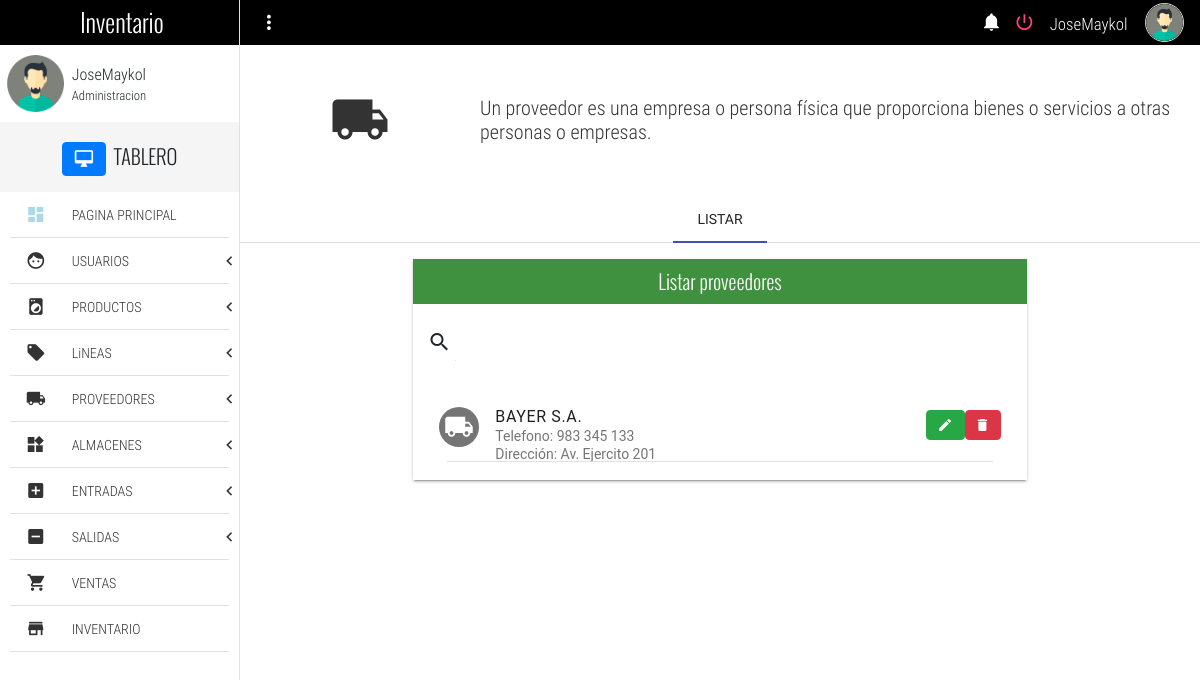
The app's page /listProvider (signed in), older data.
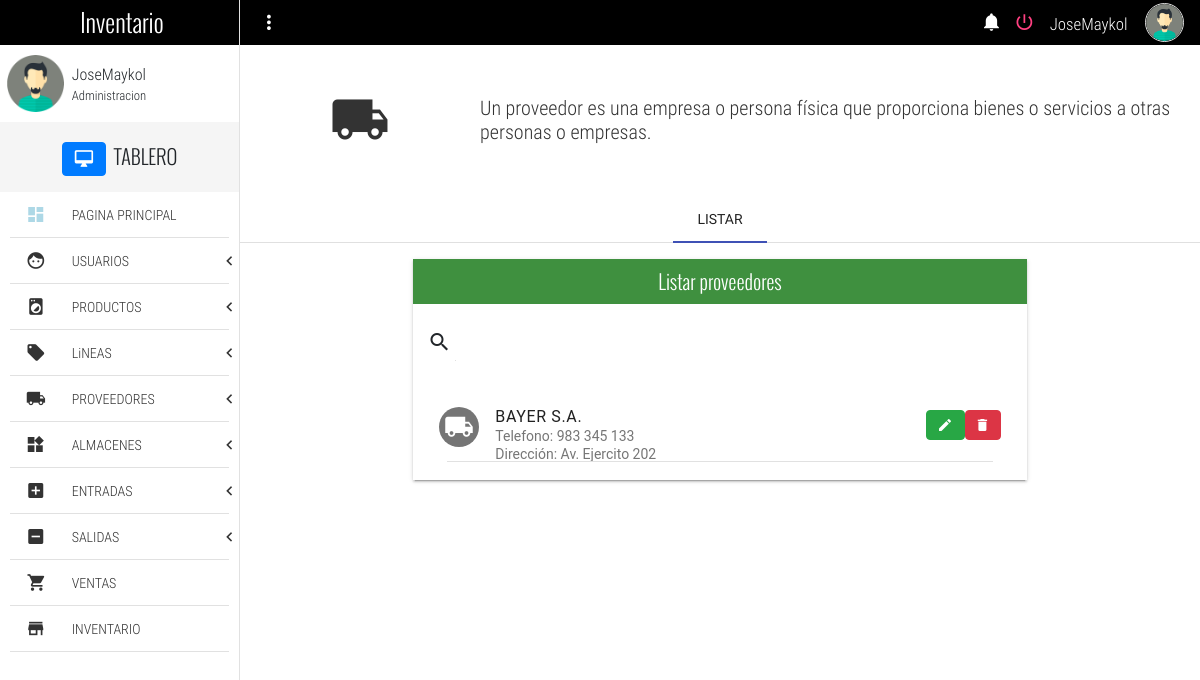
The same page, newer data.
### Inventario/models.py (models this page shows, shortened)
class Provider(models.Model):
    name = models.CharField(max_length= 100, null= True, verbose_name= "Nombre del proveedor")
    adrress = models.CharField(max_length= 100, null= True, verbose_name= "Direccion")
    phone = models.CharField(max_length= 20, null= True, verbose_name= "Numero de telefono")
    email =  models.EmailField(null= True, verbose_name= "E-mail")
    RUC =models.CharField(null=True, max_length=11,verbose_name="RUC")
    razon_social = models.CharField(max_length=20, null=True, verbose_name="Razon social")
    class Meta:
        verbose_name = "Proveedor"
        verbose_name_plural =  "Proveedores"

### Inventario/views.py (the view)
# urls.py: path('listProvider', views.listProvider, name ='listProvider'),
def listProvider(request):
    context = {
        'proveedores' : Provider.objects.all(),
        }
    return render(request, "listProvider.html", context)

### Templates/listProvider.html (shortened to what this page needs)
{% extends 'base.html' %}
{% block content %}
	<section class="full-width pageContent">
		<section class="full-width header-well">
			<div class="full-width header-well-icon">
				<i class="zmdi zmdi-truck"></i>
			</div>
			<div class="full-width header-well-text">
				<p class="text-condensedLight">
					Un proveedor es una empresa o persona física que proporciona bienes o servicios a otras personas o empresas.
				</p>
			</div>
		</section>
		<div class="mdl-tabs mdl-js-tabs mdl-js-ripple-effect">
			<div class="mdl-tabs__tab-bar">
				<a href="#tabListProvider" class="mdl-tabs__tab is-active">LISTAR</a>
			</div>
			<div class="mdl-tabs__panel is-active" id="tabListProvider">
				<div class="mdl-grid">
					<div class="mdl-cell mdl-cell--4-col-phone mdl-cell--8-col-tablet mdl-cell--8-col-desktop mdl-cell--2-offset-desktop">
						<div class="full-width panel mdl-shadow--2dp">
							<div class="full-width panel-tittle bg-success text-center tittles">
								Listar proveedores
							</div>
							<div class="full-width panel-content">
								<form action="#">
									<div class="mdl-textfield mdl-js-textfield mdl-textfield--expandable">
										<label class="mdl-button mdl-js-button mdl-button--icon" for="searchProvider">
											<i class="zmdi zmdi-search"></i>
										</label>
									</div>
								</form>
								<div class="mdl-list">
									{% for provider in proveedores %}
									<div class="mdl-list__item mdl-list__item--two-line">
										<span class="mdl-list__item-primary-content">
											<i class="zmdi zmdi-truck mdl-list__item-avatar"></i>
											<span>{{provider.name}}</span>
											<span class="mdl-list__item-sub-title">Telefono: {{provider.phone}}</span>
											<span class="mdl-list__item-sub-title">Dirección: {{provider.adrress}}</span>
										</span>
										<a href="/editProvider/{{provider.id}}" class="btn btn-success zmdi zmdi-edit" role="button"></a>
										<a href="/deleteProvider/{{provider.id}}" class="btn btn-danger zmdi zmdi-delete" role="button" onClick="return confirm('¿Seguro que quieres borrar a {{ provider.name }}?');"></a>
									</div>
									<li class="full-width divider-menu-h"></li>
									{% endfor %}
								</div>
							</div>
						</div>
					</div>
				</div>
			</div>
		</div>
	</section>
{% endblock %}

Row changes from the older to the newer data that the page shows:
changed Provider "BAYER S.A.": adrress "Av. Ejercito 201" → "Av. Ejercito 202"
